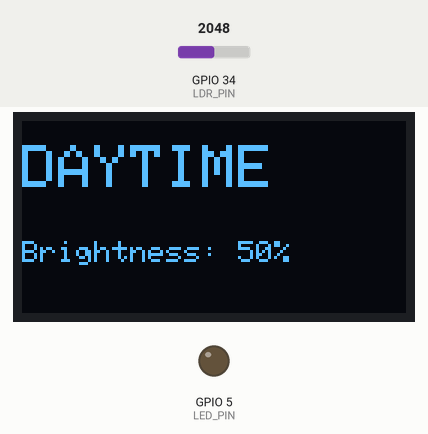
Simulated run of this sketch. Board: ESP32. Shown: 128×64 one-colour display, output pins drawn as LEDs (lit = HIGH). Inputs (shaded band) come from the test bench; at power-on: GPIO 34 (LDR_PIN) = 2048.

Above: at 1.2 s.
1.3 s: GPIO 34 (LDR_PIN) set to 2838
At 2.3 s:
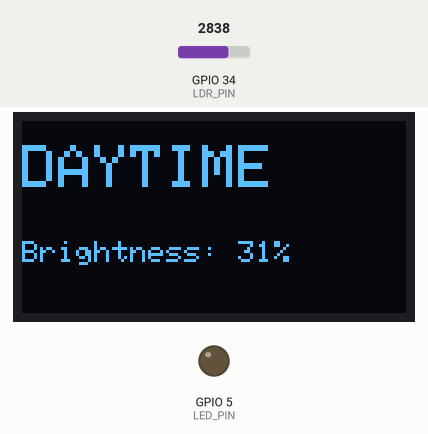
2.8 s: GPIO 34 (LDR_PIN) set to 2943
At 3.4 s:
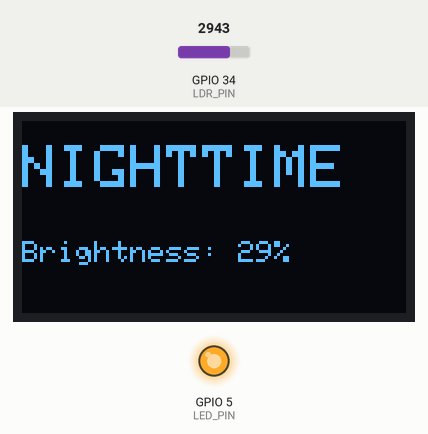
4.4 s: GPIO 34 (LDR_PIN) set to 2866
At 5.7 s:
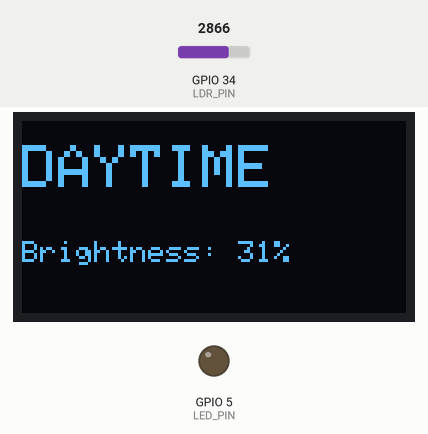
Timing chart, 0 to 7.4 s (numbered marks = the images above; inputs shaded):
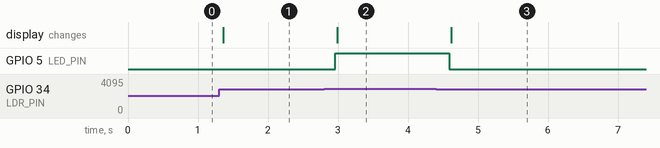

Measured:
- the behaviour switches between 2907 and 2908 on GPIO 34 (LDR_PIN) (found by bisection; images 1 and 2)
- after the input at 1.3 s, the display: changes after 0.06 s (image 1)
- after the input at 2.8 s, GPIO 5 (LED_PIN): LOW → HIGH after 0.16 s; the display: changes after 0.19 s (image 2)
- after the input at 4.4 s, GPIO 5 (LED_PIN): HIGH → LOW after 0.19 s; the display: changes after 0.22 s (image 3)

The sketch:

sketch.ino
```cpp
#include <Wire.h>
#include <Adafruit_GFX.h>
#include <Adafruit_SSD1306.h>

#define SCREEN_WIDTH 128
#define SCREEN_HEIGHT 64
Adafruit_SSD1306 display(SCREEN_WIDTH, SCREEN_HEIGHT, &Wire, -1);

const int LDR_PIN = 34;
const int LED_PIN = 5;

const int DARK_THRESHOLD = 30;            // below this brightness % = night
const bool HIGHER_MEANS_BRIGHTER = true;  // set to false if your test showed the opposite

void setup() {
  pinMode(LED_PIN, OUTPUT);
  Wire.begin(22, 23);   // Wire.begin(SDA pin, SCL pin)

  if (!display.begin(SSD1306_SWITCHCAPVCC, 0x3C)) {
    Serial.println("OLED not found");
    while (true);
  }
  display.clearDisplay();
  display.setTextColor(SSD1306_WHITE);
}

void loop() {
  int raw = analogRead(LDR_PIN);
  int brightness = map(raw, 0, 4095, 100,0);

  bool isDark = brightness < DARK_THRESHOLD;

  display.clearDisplay();

  // Big line: DAYTIME or NIGHTTIME
  display.setTextSize(2);
  display.setCursor(0, 8);
  if (isDark) {
    display.println("NIGHTTIME");
    digitalWrite(LED_PIN, HIGH);
  } else {
    display.println("DAYTIME");
    digitalWrite(LED_PIN, LOW);
  }

  // Small line: brightness percentage
  display.setTextSize(1);
  display.setCursor(0, 40);
  display.print("Brightness: ");
  display.print(brightness);
  display.println("%");

  display.display();
  delay(300);
}
```
